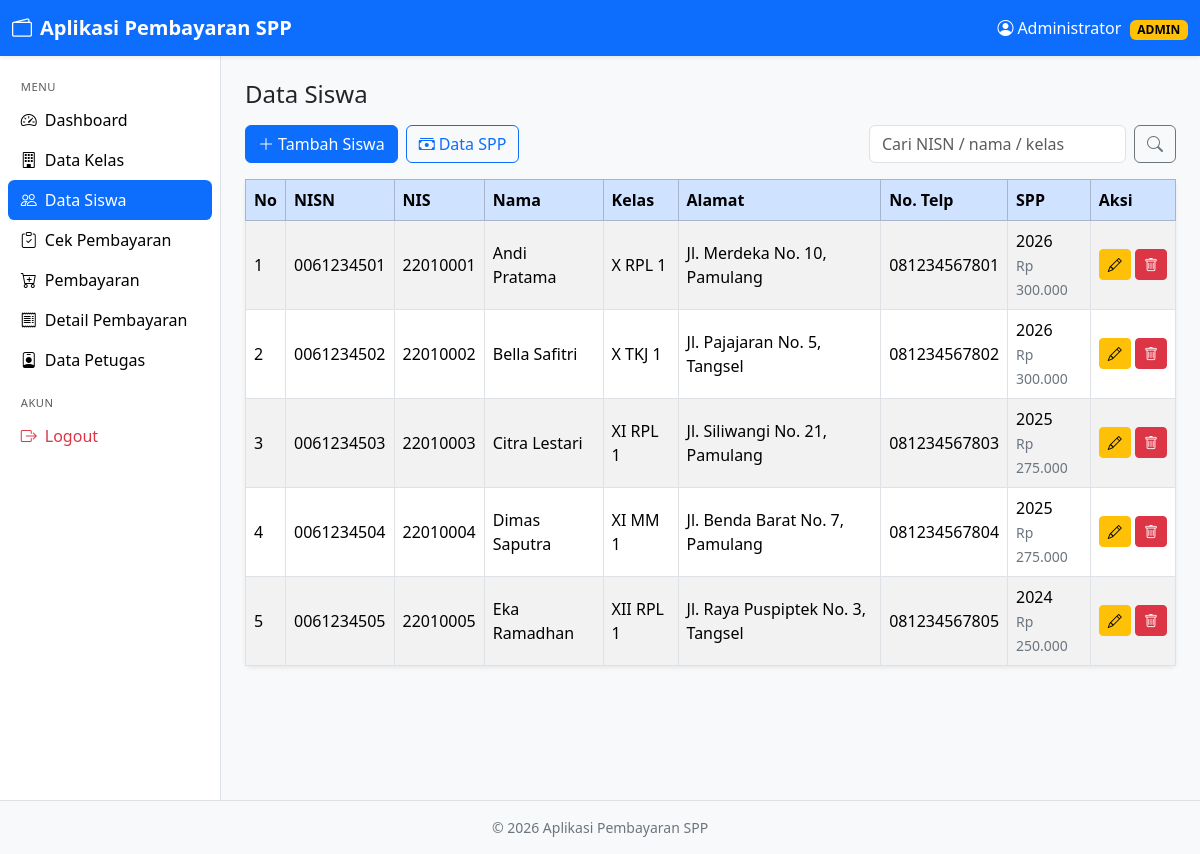
/siswa.php (signed in), run on the app's committed database.
### tables this page shows
CREATE TABLE tb_siswa (
  nisn       VARCHAR(10) NOT NULL,
  nis        VARCHAR(8)  NOT NULL,
  nama       VARCHAR(50) NOT NULL,
  id_kelas   VARCHAR(11) NOT NULL,
  nama_kelas VARCHAR(10) NOT NULL,
  alamat     TEXT        NOT NULL,
  no_telp    VARCHAR(13) NOT NULL,
  id_spp     VARCHAR(40) NOT NULL,
  PRIMARY KEY (nisn),
  KEY idx_siswa_nama (nama),
  KEY idx_siswa_telp (no_telp),
  KEY idx_siswa_spp (id_spp),    
  CONSTRAINT fk_siswa_kelas FOREIGN KEY (id_kelas) REFERENCES tb_kelas(id_kelas)
    ON UPDATE CASCADE ON DELETE RESTRICT,
  CONSTRAINT fk_siswa_nama_kelas FOREIGN KEY (nama_kelas) REFERENCES tb_kelas(nama_kelas)
    ON UPDATE CASCADE ON DELETE RESTRICT
);

CREATE TABLE tb_spp (
  id_spp   VARCHAR(11) NOT NULL,
  tahun    INT(11)     NOT NULL,
  nominal  VARCHAR(40) NOT NULL,
  PRIMARY KEY (id_spp)
);

### koneksi.php (called while the page is built, shortened)
<?php
function e($s) { return htmlspecialchars((string)$s, ENT_QUOTES, 'UTF-8'); }
function rupiah($n) { return 'Rp ' . number_format((float)$n, 0, ',', '.'); }
function q($conn, $sql, $types = '', $params = []) {
    $st = $conn->prepare($sql);
    $st->execute();
    return $st;
}
function rows($conn, $sql, $types = '', $params = []) {
    return q($conn, $sql, $types, $params)->get_result()->fetch_all(MYSQLI_ASSOC);
}

### siswa.php (the view, shortened to what this page needs)
<?php
require 'koneksi.php';
$aksi = $_GET['aksi'] ?? 'list';
require 'layout/header.php';
if ($aksi === 'tambah' || $aksi === 'edit'):
    if ($aksi === 'tambah') $r = ['nisn' => '', 'nis' => '', 'nama' => '', 'id_kelas' => '', 'alamat' => '', 'no_telp' => '', 'id_spp' => ''];
    $kelas = rows($conn, "SELECT id_kelas, nama_kelas, komp_keahlian FROM tb_kelas ORDER BY nama_kelas");
    $spp = rows($conn, "SELECT id_spp, tahun, nominal FROM tb_spp ORDER BY tahun DESC");
?>
<div class="card shadow-sm border-0" style="max-width:760px">
  <div class="card-header bg-body fw-semibold"><?= $aksi === 'edit' ? 'Edit' : 'Tambah' ?> Siswa</div>
  <div class="card-body">
    <form method="post" class="row g-3">
      <input type="hidden" name="mode" value="<?= e($aksi) ?>">
      <div class="col-md-6">
        <label class="form-label">NISN</label>
        <input class="form-control" name="nisn" value="<?= e($r['nisn']) ?>" maxlength="10" pattern="\d{10}" title="10 digit angka" required <?= $aksi === 'edit' ? 'readonly' : '' ?>>
      </div>
      <div class="col-md-6">
        <label class="form-label">NIS</label>
        <input class="form-control" name="nis" value="<?= e($r['nis']) ?>" maxlength="8" required>
      </div>
      <div class="col-12">
        <label class="form-label">Nama</label>
        <input class="form-control" name="nama" value="<?= e($r['nama']) ?>" maxlength="50" required>
      </div>
      <div class="col-md-6">
        <label class="form-label">Kelas</label>
        <select class="form-select" name="id_kelas" required>
          <option value="">- Pilih Kelas -</option>
          <?php foreach ($kelas as $k): ?>
            <option value="<?= e($k['id_kelas']) ?>" <?= $r['id_kelas'] === $k['id_kelas'] ? 'selected' : '' ?>><?= e($k['nama_kelas'] . ' - ' . $k['komp_keahlian']) ?></option>
          <?php endforeach; ?>
        </select>
      </div>
      <div class="col-md-6">
        <label class="form-label">No. Telp</label>
        <input class="form-control" name="no_telp" value="<?= e($r['no_telp']) ?>" maxlength="13" required>
      </div>
      <div class="col-12">
        <label class="form-label">Alamat</label>
        <textarea class="form-control" name="alamat" rows="3" required><?= e($r['alamat']) ?></textarea>
      </div>
      <div class="col-12">
        <label class="form-label">SPP</label>
        <select class="form-select" name="id_spp" required>
          <option value="">- Pilih SPP -</option>
          <?php foreach ($spp as $s): ?>
            <option value="<?= e($s['id_spp']) ?>" <?= $r['id_spp'] === $s['id_spp'] ? 'selected' : '' ?>><?= e($s['tahun']) ?> - <?= rupiah($s['nominal']) ?>/bulan</option>
          <?php endforeach; ?>
        </select>
      </div>
      <div class="col-12">
        <button class="btn btn-primary"><i class="bi bi-save me-1"></i>Simpan</button>
        <a class="btn btn-secondary" href="siswa.php">Batal</a>
      </div>
    </form>
  </div>
</div>
<?php else:
    $cari = trim($_GET['cari'] ?? '');
    $sql = "SELECT s.nisn, s.nis, s.nama, s.nama_kelas, s.alamat, s.no_telp, p.tahun, p.nominal
            FROM tb_siswa s JOIN tb_spp p ON p.id_spp = s.id_spp";
    if ($cari === '') {
        $data = rows($conn, "$sql ORDER BY s.nama");
    } else {
        $like = "%$cari%";
        $data = rows($conn, "$sql WHERE s.nisn LIKE ? OR s.nama LIKE ? OR s.nama_kelas LIKE ? ORDER BY s.nama", 'sss', [$like, $like, $like]);
    }
?>
<div class="d-flex flex-wrap justify-content-between gap-2 mb-3">
  <div class="d-flex gap-2">
    <a class="btn btn-primary" href="?aksi=tambah"><i class="bi bi-plus-lg me-1"></i>Tambah Siswa</a>
    <a class="btn btn-outline-primary" href="spp.php"><i class="bi bi-cash-stack me-1"></i>Data SPP</a>
  </div>
  <form method="get" class="d-flex gap-2">
    <input class="form-control" name="cari" placeholder="Cari NISN / nama / kelas" value="<?= e($cari) ?>">
    <button class="btn btn-outline-secondary"><i class="bi bi-search"></i></button>
  </form>
</div>
<div class="card shadow-sm border-0">
  <div class="table-responsive">
    <table class="table table-hover table-striped table-bordered mb-0 align-middle">
      <thead class="table-primary"><tr><th>No</th><th>NISN</th><th>NIS</th><th>Nama</th><th>Kelas</th><th>Alamat</th><th>No. Telp</th><th>SPP</th><th>Aksi</th></tr></thead>
      <tbody>
      <?php foreach ($data as $i => $r): ?>
      <tr>
        <td><?= $i + 1 ?></td><td><?= e($r['nisn']) ?></td><td><?= e($r['nis']) ?></td><td><?= e($r['nama']) ?></td>
        <td><?= e($r['nama_kelas']) ?></td><td><?= e($r['alamat']) ?></td><td><?= e($r['no_telp']) ?></td>
        <td><?= e($r['tahun']) ?><br><small class="text-secondary"><?= rupiah($r['nominal']) ?></small></td>
        <td class="text-nowrap">
          <a class="btn btn-sm btn-warning" href="?aksi=edit&id=<?= urlencode($r['nisn']) ?>"><i class="bi bi-pencil"></i></a>
          <a class="btn btn-sm btn-danger" href="?aksi=hapus&id=<?= urlencode($r['nisn']) ?>" onclick="return confirm('Hapus data ini?')"><i class="bi bi-trash"></i></a>
        </td>
      </tr>
      <?php endforeach; ?>
      </tbody>
    </table>
  </div>
</div>
<?php endif; require 'layout/footer.php'; ?>

### data on the page
tb_siswa: nisn "0061234501", nis "22010001", nama "Andi Pratama", nama_kelas "X RPL 1", alamat "Jl. Merdeka No. 10, Pamulang", no_telp "081234567801", id_spp.tahun "2026", id_spp.nominal "Rp 300.000"
tb_siswa: nisn "0061234502", nis "22010002", nama "Bella Safitri", nama_kelas "X TKJ 1", alamat "Jl. Pajajaran No. 5, Tangsel", no_telp "081234567802", id_spp.tahun "2026", id_spp.nominal "Rp 300.000"
tb_siswa: nisn "0061234503", nis "22010003", nama "Citra Lestari", nama_kelas "XI RPL 1", alamat "Jl. Siliwangi No. 21, Pamulang", no_telp "081234567803", id_spp.tahun "2025", id_spp.nominal "Rp 275.000"
tb_siswa: nisn "0061234504", nis "22010004", nama "Dimas Saputra", nama_kelas "XI MM 1", alamat "Jl. Benda Barat No. 7, Pamulang", no_telp "081234567804", id_spp.tahun "2025", id_spp.nominal "Rp 275.000"
tb_siswa: nisn "0061234505", nis "22010005", nama "Eka Ramadhan", nama_kelas "XII RPL 1", alamat "Jl. Raya Puspiptek No. 3, Tangsel", no_telp "081234567805", id_spp.tahun "2024", id_spp.nominal "Rp 250.000"

### other printed values
$_SESSION['nama'] "Administrator"
$lv "ADMIN"
$label "Dashboard"
$label "Data Kelas"
$label "Data Siswa"
$label "Cek Pembayaran"
$label "Pembayaran"
$label "Detail Pembayaran"
$label "Data Petugas"
$title "Data Siswa"
